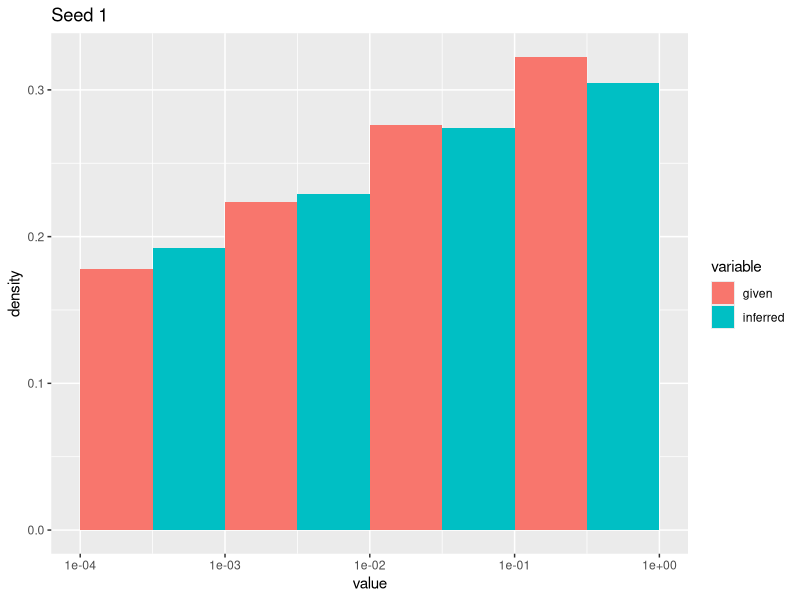
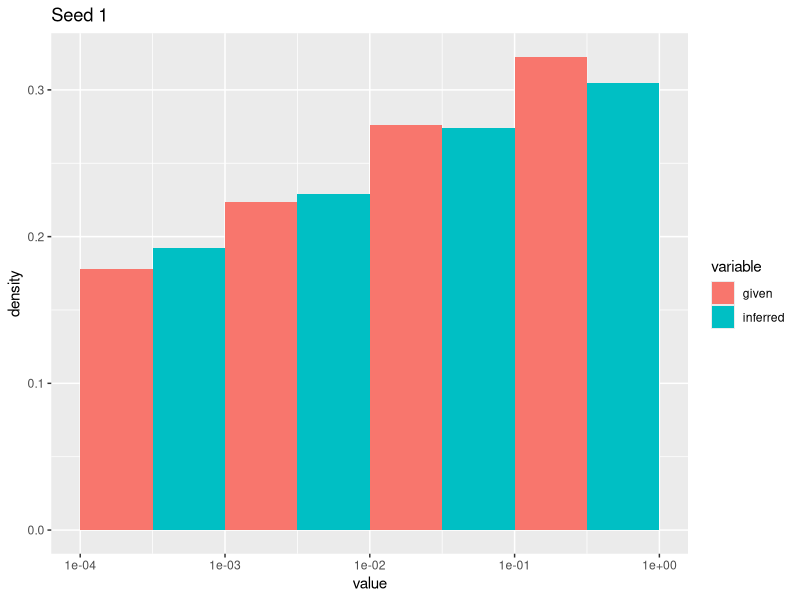
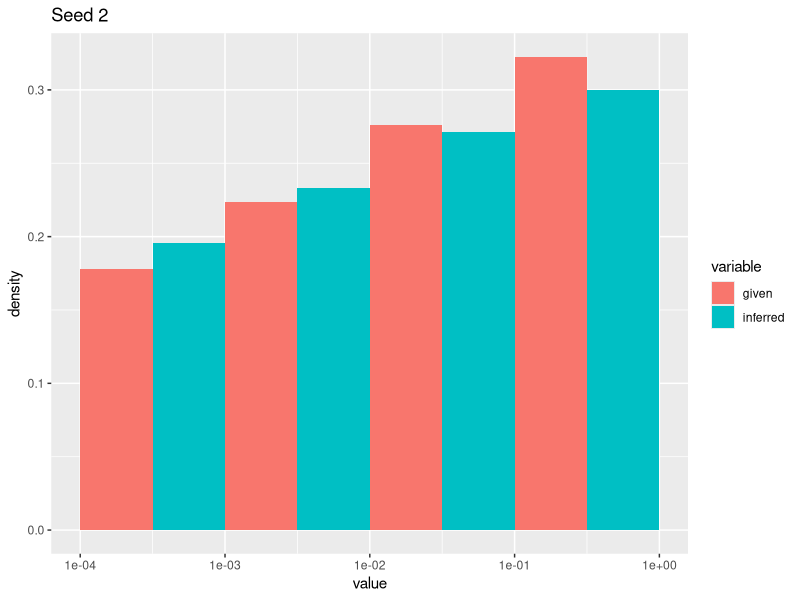
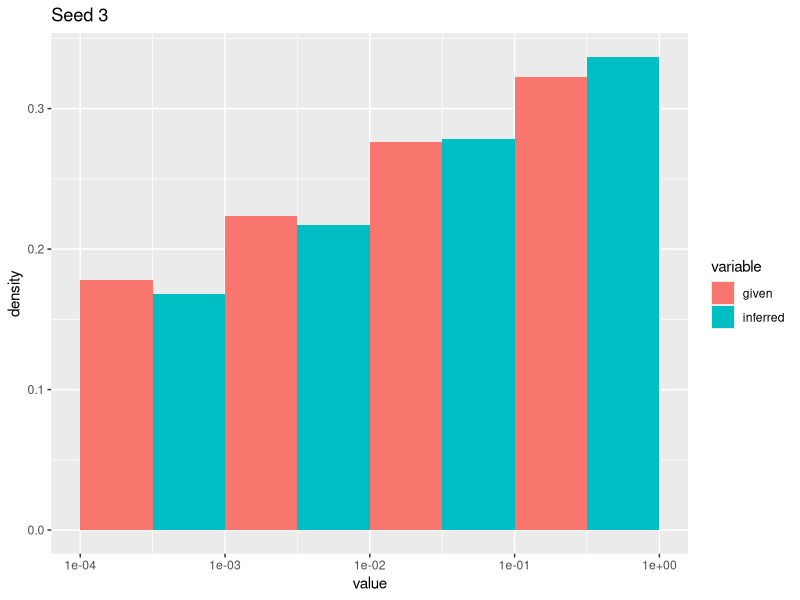
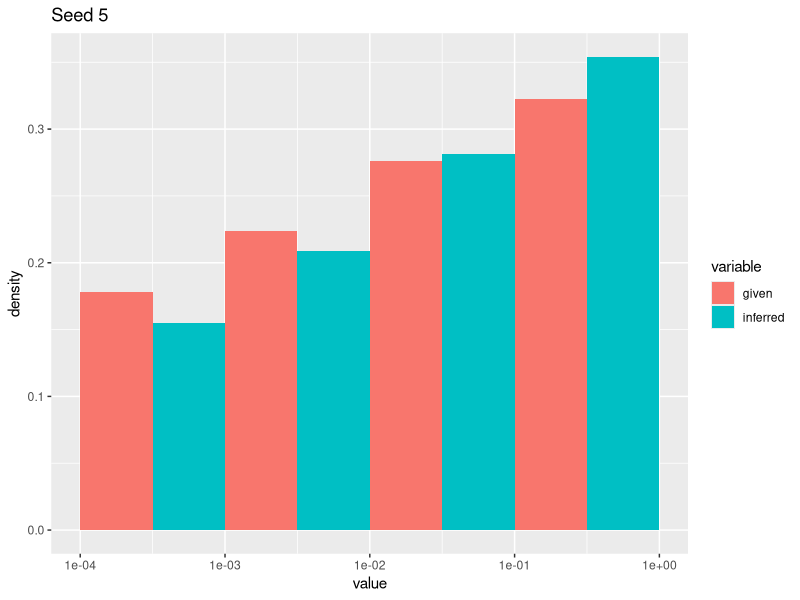
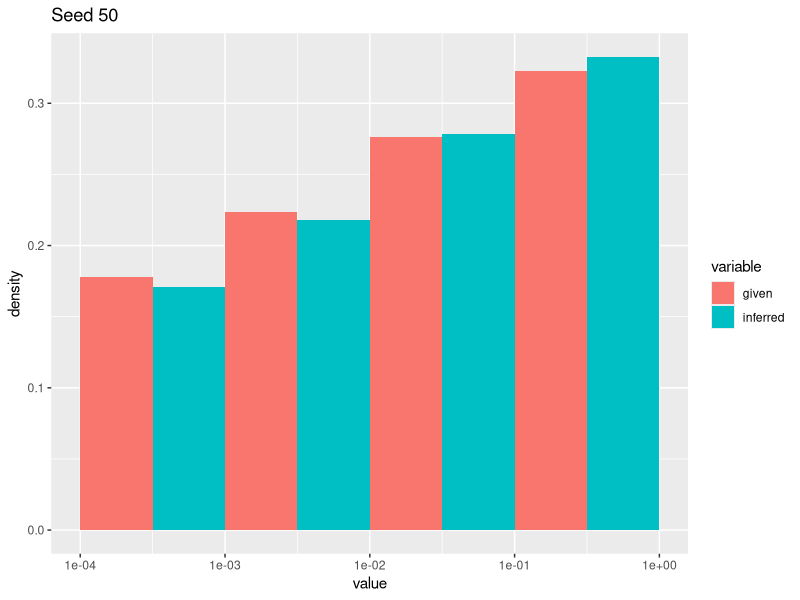
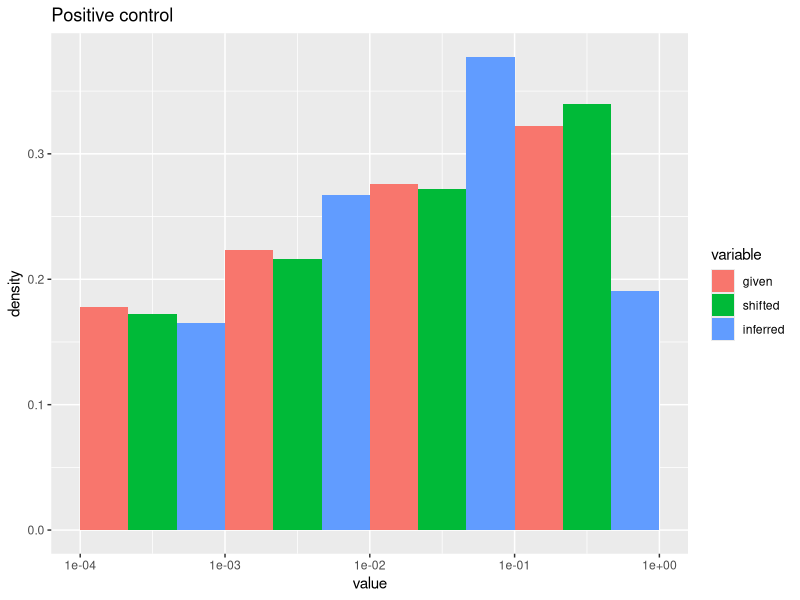
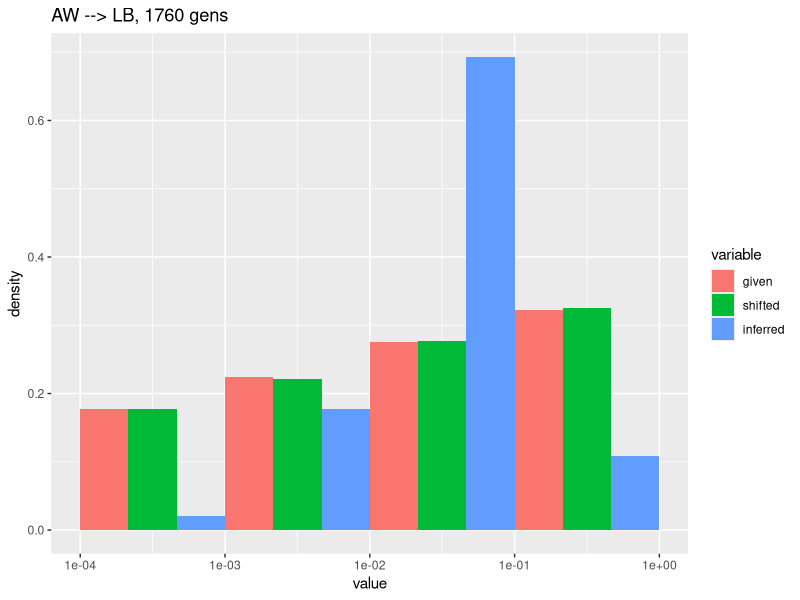

Recreate these plots in R, in order. (Note: this script raises an error after producing the figures.)
# DFE_visual_comparison.R
# Author: Jonathan Mah
# Date: 20190725
# This script is used to visually compare different DFE's.

library(ggplot2)
library(reshape2)

set.seed(1)

given_shape = 0.0980
given_scale = 4.9260

given_dist = rgamma(1000000, shape=given_shape, scale=given_scale)

seed_1_shape = 0.07823031
seed_1_scale = 4.89753492

seed_1_dist = rgamma(1000000, shape=seed_1_shape, scale=seed_1_scale)

seed_2_shape = 0.07286296
seed_2_scale = 4.97917218

seed_2_dist = rgamma(1000000, shape=seed_2_shape, scale=seed_2_scale)

seed_3_shape = 0.11293385
seed_3_scale = 4.76848343

seed_3_dist = rgamma(1000000, shape=seed_3_shape, scale=seed_3_scale)

seed_5_shape = 0.13145862
seed_5_scale = 4.92067621

seed_5_dist = rgamma(1000000, shape=seed_5_shape, scale=seed_5_scale)

seed_50_shape = 0.10862258
seed_50_scale = 4.91345036

seed_50_dist = rgamma(1000000, shape=seed_50_shape, scale=seed_50_scale)

AW_poscon_shifted_shape = 0.0980
AW_poscon_shifted_scale = 492.60
AW_poscon_inferred_shape = 0.21763684
AW_poscon_inferred_scale = 0.23417476

AW_poscon_shifted_dist = rgamma(1000000, shape=AW_poscon_shifted_shape, scale=AW_poscon_shifted_scale)
AW_poscon_inferred_dist = rgamma(1000000, shape=AW_poscon_inferred_shape, scale=AW_poscon_inferred_scale)

AW_LB_shifted_shape = 0.1001
AW_LB_shifted_scale = 4.9873
AW_LB_inferred_shape = 0.99682586
AW_LB_inferred_scale = 0.04518004

AW_LB_shifted_dist = rgamma(1000000, shape=AW_LB_shifted_shape, scale=AW_LB_shifted_scale)
AW_LB_inferred_dist = rgamma(1000000, shape=AW_LB_inferred_shape, scale=AW_LB_inferred_scale)

AW_PG_shifted_shape = 0.0931
AW_PG_shifted_scale = 4.5879
AW_PG_inferred_shape_1760 = 0.9573767
AW_PG_inferred_scale_1760 = 0.03943018

AW_PG_shifted_dist = rgamma(1000000, shape=AW_PG_shifted_shape, scale=AW_PG_shifted_scale)
AW_PG_inferred_dist_1760 = rgamma(1000000, shape=AW_PG_inferred_shape_1760, scale=AW_PG_inferred_scale_1760)

AW_PG_inferred_shape_100 = 0.11647548
AW_PG_inferred_scale_100 = 4.87223218

AW_PG_inferred_dist_100 = rgamma(1000000, shape=AW_PG_inferred_shape_100, scale=AW_PG_inferred_scale_100)

AW_PG_inferred_shape_1000 = 0.13395607
AW_PG_inferred_scale_1000 = 4.98398772

AW_PG_inferred_dist_1000 = rgamma(1000000, shape=AW_PG_inferred_shape_1000, scale=AW_PG_inferred_scale_1000)

AW_PG_inferred_shape_2000 = 0.16675636
AW_PG_inferred_scale_2000 = 4.960004

AW_PG_inferred_dist_2000 = rgamma(1000000, shape=AW_PG_inferred_shape_2000, scale=AW_PG_inferred_scale_2000)

seed_1_df <- data.frame(given = given_dist,
                        inferred = seed_1_dist)

ggplot(melt(seed_1_df), aes(x=value, y=..density.., fill = variable)) + 
  geom_histogram(position = "dodge",
                 breaks=c(0.0001, 0.001, 0.01, 0.1, 1)) +
  scale_x_log10() +
  ggtitle('Seed 1')

minseed_1_df <- data.frame(given = given_dist,
                        inferred = seed_1_dist)

ggplot(melt(seed_1_df), aes(x=value, y=..density.., fill = variable)) + 
  geom_histogram(position = "dodge",
                 breaks=c(0.0001, 0.001, 0.01, 0.1, 1)) +
  scale_x_log10() +
  ggtitle('Seed 1')

seed_2_df <- data.frame(given = given_dist,
                        inferred = seed_2_dist)

ggplot(melt(seed_2_df), aes(x=value, y=..density.., fill = variable)) + 
  geom_histogram(position = "dodge",
                 breaks=c(0.0001, 0.001, 0.01, 0.1, 1)) +
  scale_x_log10() +
  ggtitle('Seed 2')

seed_3_df <- data.frame(given = given_dist,
                        inferred = seed_3_dist)

ggplot(melt(seed_3_df), aes(x=value, y=..density.., fill = variable)) + 
  geom_histogram(position = "dodge",
                 breaks=c(0.0001, 0.001, 0.01, 0.1, 1)) +
  scale_x_log10() +
  ggtitle('Seed 3')

seed_5_df <- data.frame(given = given_dist,
                        inferred = seed_5_dist)

ggplot(melt(seed_5_df), aes(x=value, y=..density.., fill = variable)) + 
  geom_histogram(position = "dodge",
                 breaks=c(0.0001, 0.001, 0.01, 0.1, 1)) +
  scale_x_log10() +
  ggtitle('Seed 5')

seed_50_df <- data.frame(given = given_dist,
                        inferred = seed_50_dist)

ggplot(melt(seed_50_df), aes(x=value, y=..density.., fill = variable)) + 
  geom_histogram(position = "dodge",
                 breaks=c(0.0001, 0.001, 0.01, 0.1, 1)) +
  scale_x_log10() +
  ggtitle('Seed 50')

AW_poscon_df <- data.frame(given = given_dist,
                           shifted = AW_poscon_shifted_dist,
                           inferred = AW_poscon_inferred_dist)

ggplot(melt(AW_poscon_df), aes(x=value, y=..density.., fill = variable)) + 
  geom_histogram(position = "dodge",
                 breaks=c(0.0001, 0.001, 0.01, 0.1, 1)) +
  scale_x_log10() +
  ggtitle('Positive control')

AW_LB_df <- data.frame(given = given_dist,
                       shifted = AW_LB_shifted_dist,
                       inferred = AW_LB_inferred_dist)

ggplot(melt(AW_LB_df), aes(x=value, y=..density.., fill = variable)) + 
  geom_histogram(position = "dodge",
                 breaks=c(0.0001, 0.001, 0.01, 0.1, 1)) +
  scale_x_log10() +
  ggtitle('AW --> LB, 1760 gens')

AW_PG_1760_df <- data.frame(given = given_dist,
                            shifted = AW_PG_shifted_dist,
                            inferred = AW_PG_inferred_dist_1760)

ggplot(melt(AW_PG_1760_df), aes(x=value, y=..density.., fill = variable)) + 
  geom_histogram(position = "dodge",
                 breaks=c(0.0001, 0.001, 0.01, 0.1, 1)) +
  scale_x_log10() +
  ggtitle('AW --> PG, 1760 gens')

AW_PG_100_df <- data.frame(given = given_dist,
                            shifted = AW_PG_shifted_dist,
                            inferred = AW_PG_inferred_dist_100)

ggplot(melt(AW_PG_100_df), aes(x=value, y=..density.., fill = variable)) + 
  geom_histogram(position = "dodge",
                 breaks=c(0.0001, 0.001, 0.01, 0.1, 1)) +
  scale_x_log10() +
  ggtitle('AW --> PG, 100 gens')

AW_PG_1000_df <- data.frame(given = given_dist,
                            shifted = AW_PG_shifted_dist,
                            inferred = AW_PG_inferred_dist_1000)

ggplot(melt(AW_PG_1000_df), aes(x=value, y=..density.., fill = variable)) + 
  geom_histogram(position = "dodge",
                 breaks=c(0.0001, 0.001, 0.01, 0.1, 1)) +
  scale_x_log10() +
  ggtitle('AW --> PG, 1000 gens')

AW_PG_2000_df <- data.frame(given = given_dist,
                            shifted = AW_PG_shifted_dist,
                            inferred = AW_PG_inferred_dist_2000)

ggplot(melt(AW_PG_2000_df), aes(x=value, y=..density.., fill = variable)) + 
  geom_histogram(position = "dodge",
                 breaks=c(0.0001, 0.001, 0.01, 0.1, 1)) +
  scale_x_log10() +
  ggtitle('AW --> PG, 2000 gens')





seed_1_df %>% pull(given) %>% hist()

seed_1_df %>% pull(given) %>% summary()

seed_1_df %>% pull(inferred) %>% summary()




seed_1_df %>% pull(given) %>% cut(breaks=c(0.0001, 0.001, 0.01, 0.1, 1), include.lowest = T)

seed_1_df %>% pull(inferred) %>% cut(breaks=c(0.0001, 0.001, 0.01, 0.1, 1), include.lowest = T)

